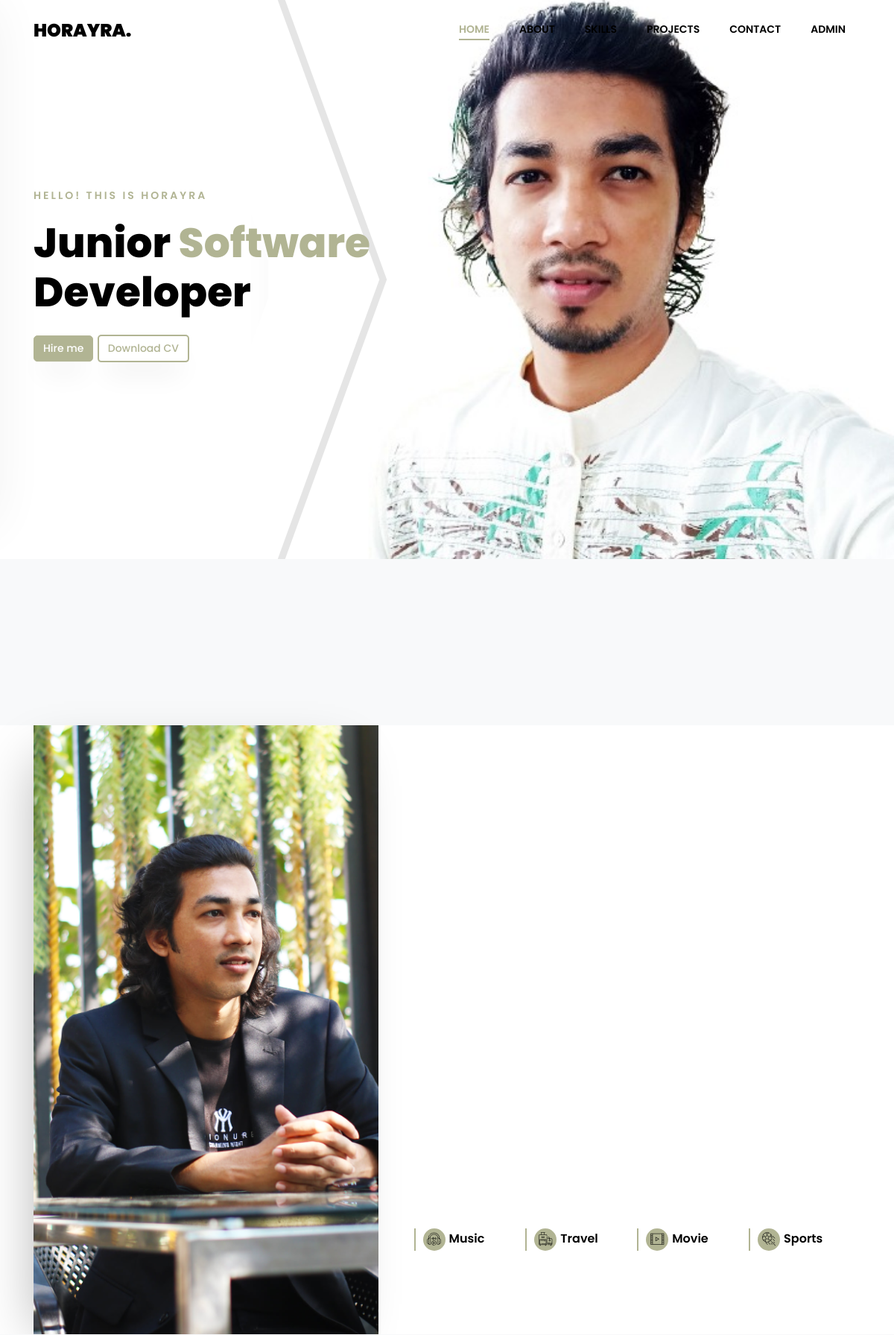
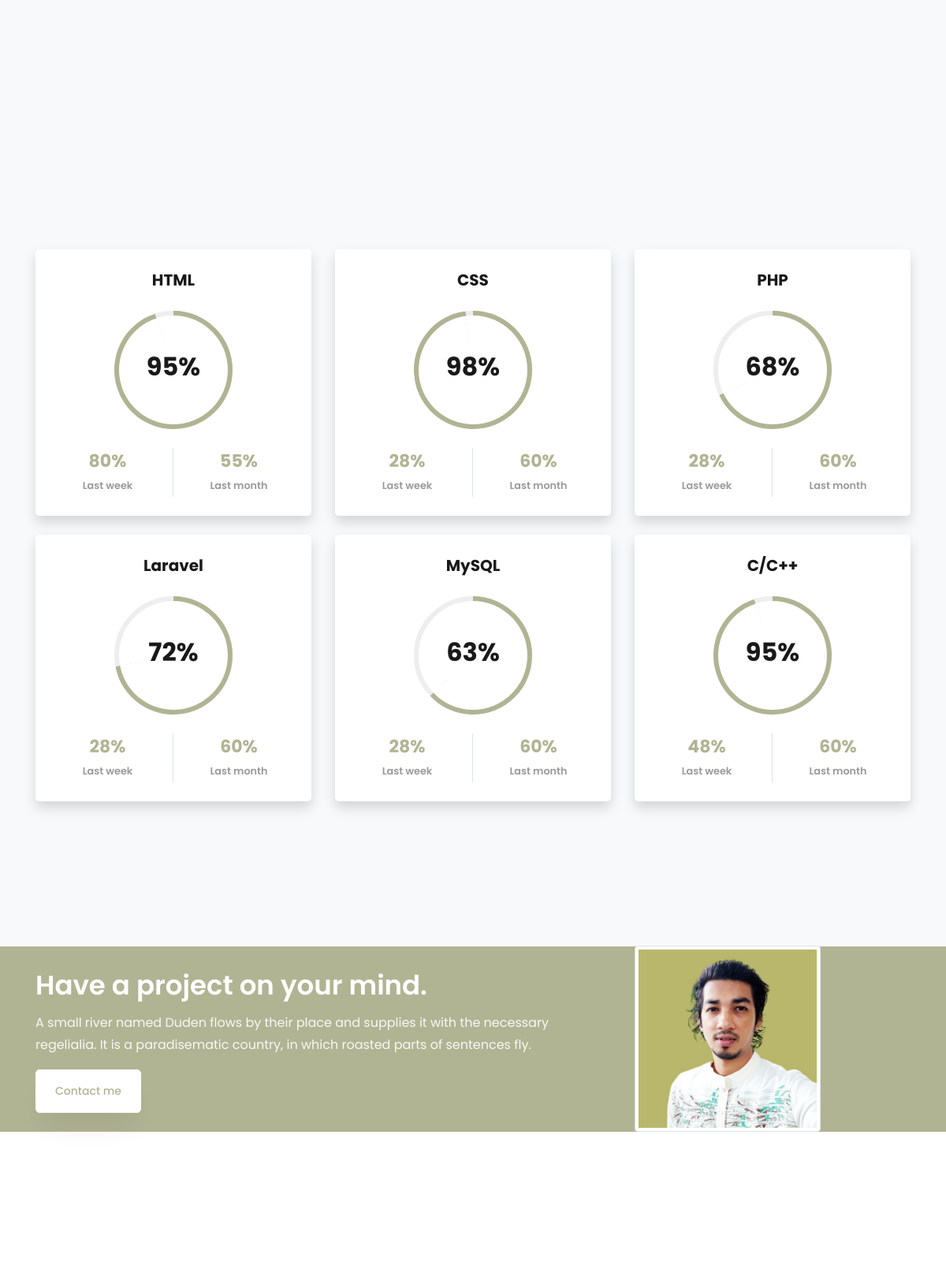
The page / (upper part) on the database its author committed (2 pictures, top to bottom).
### tables this page shows
CREATE TABLE `skill` (
  `skill_id` int(11) NOT NULL,
  `skill_name` varchar(255) NOT NULL,
  `overall` int(11) NOT NULL,
  `last_week` int(11) NOT NULL,
  `last_month` int(11) NOT NULL
);

### skill.php (the view, shortened to what this page needs)
<?php include "includes/db.php"; ?>
<section class="ftco-section bg-light" id="skills-section">
	<div class="container">
		<div class="row justify-content-center pb-5">
		</div>
		<div class="row progress-circle mb-5">
		 <?php
               $query = "SELECT * FROM skill";
               $select_all_skill_query = mysqli_query($connection, $query);
               while($row = mysqli_fetch_assoc($select_all_skill_query))
               {
                   $skill_name = $row['skill_name'];
                   $overall = $row['overall'];
                   $last_week = $row['last_week'];
                   $last_month = $row['last_month'];
               ?>
			<div class="col-lg-4 mb-4">
				<div class="bg-white rounded-lg shadow p-4">
					<h2 class="h5 font-weight-bold text-center mb-4"><?php echo $skill_name ?></h2>
					<div class="progress mx-auto" data-value='<?php echo $overall ?>'>
						<span class="progress-left">
							<span class="progress-bar border-primary"></span>
						</span>
						<span class="progress-right">
							<span class="progress-bar border-primary"></span>
						</span>
						<div class="progress-value w-100 h-100 rounded-circle d-flex align-items-center justify-content-center">
							<div class="h2 font-weight-bold"><?php echo $overall."%" ?></div>
						</div>
					</div>
					<div class="row text-center mt-4">
						<div class="col-6 border-right">
							<div class="h4 font-weight-bold mb-0"><?php echo $last_week."%" ?></div><span class="small text-gray">Last week</span>
						</div>
						<div class="col-6">
							<div class="h4 font-weight-bold mb-0"><?php echo $last_month."%" ?></div><span class="small text-gray">Last month</span>
						</div>
					</div>
				</div>
			</div>
			<?php } ?>
		</div>
	</div>
</section>

### rows shown on the page
skill: skill_name "HTML", overall "95", last_week "80", last_month "55"
skill: skill_name "CSS", overall "98", last_week "28", last_month "60"
skill: skill_name "PHP", overall "68", last_week "28", last_month "60"
skill: skill_name "Laravel", overall "72", last_week "28", last_month "60"
skill: skill_name "MySQL", overall "63", last_week "28", last_month "60"
skill: skill_name "C/C++", overall "95", last_week "48", last_month "60"
